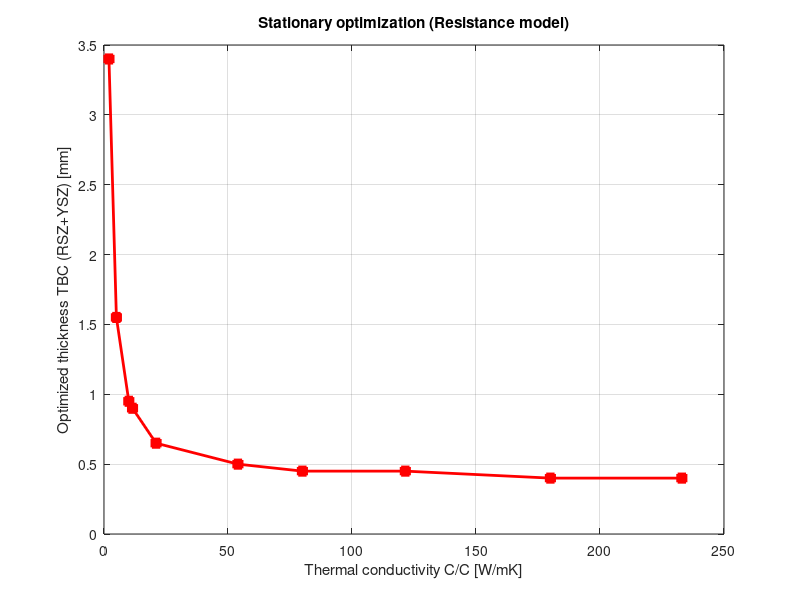

MATLAB code to generate this figure:
% BILAYER TBC WITH C/C - Resistance model (DEFINITIVO)
% ===============================================================
clear; clc; close all;

%% FIXED INPUT 
p_c     = 6.5e6;             
Tc      = 2836.99;           
gamma   = 1.1871;           
R_gas   = 8314 / 25.0;   
cp_g    = 2388;                        
mu_g    = 9.2063e-5;        
lambda_g= 0.38519;        
Pr_g    = mu_g * cp_g / lambda_g;  
M       = 0.313;            
r_t     = 0.1145 / 2;               
c_star  = 1509.9;
At_A    = 0.5;
rho_e   = 6.4843;
S       = 115;
Taw     = 2.8382e+03;     
Tw_CC   = 2200;   
Te      = 2812.44;

% Calculation h_g (Bartz)
T_ref_CC = 0.5 * Tw_CC + 0.5 * Te + 0.22 * (Taw - Te);
rho_ref_CC = rho_e / (Te / T_ref_CC);
mu_0 = 9.2624e-5;
mu_ref_CC = mu_0 * (T_ref_CC/Tc)^1.5 * (Tc+S)/(T_ref_CC+S);
h_g_CC = 0.026 / (2*r_t)^0.2 * (2).^0.1 * mu_0^0.2 * cp_g / Pr_g^0.6 * (p_c / c_star)^0.8 * (At_A)^0.9 * (rho_ref_CC/rho_e)^0.8 * (mu_ref_CC/mu_0)^0.2;

R_gas_res = 1 / h_g_CC;
h_air    = 500;   
T_air    = 288;    
R_air_res = 1 / h_air;

% Material properties [k, rho, cp]
mat.rsz = [0.6,   6500,  620];
mat.ysz = [0.9,   6000,  640]; 

L_cc   = 0.029;    % Calculated with sigma_yield,CC = 150 MPa, reduced to 100 
% MPa with FS = 1.5
k_wall_CC_vec = [2, 5, 10,11.5, 21, 54, 80, 121.5, 180, 233];

% Thickness search range[m]
L_rsz_search = 0.0001:0.00005:0.0030; 
L_ysz_search = 0.0001:0.00005:0.0030; 
T_limit  = 2200;       

%% Parametric loop over k
results = []; 
fprintf('%-10s | %-10s | %-10s | %-10s\n', 'k_CC', 'RSZ [mm]', 'YSZ [mm]', 'TOT [mm]');
fprintf('------------------------------------------------------------\n');

for k_idx = 1:length(k_wall_CC_vec)
    current_k_cc = k_wall_CC_vec(k_idx);
    R_cc_res = L_cc / current_k_cc;
    
    min_total = inf;
    best_combo = [0, 0];
    found = false;
    
    for L1 = L_rsz_search
        R_rsz = L1 / mat.rsz(1);
        for L2 = L_ysz_search
            R_ysz = L2 / mat.ysz(1);
            
            % Total resistance calculation
            R_tot = R_gas_res + R_rsz + R_ysz + R_cc_res + R_air_res;
            
            % Heat flux q
            q = (Taw - T_air) / R_tot;
            
            % TBC/metal interface temperature
            Tint = Taw - q * (R_gas_res + R_rsz + R_ysz);
            
            if Tint <= T_limit
                if (L1 + L2) < min_total
                    min_total = L1 + L2;
                    best_combo = [L1, L2];
                    found = true;
                end
                break; 
            end
        end
    end
    
    if found
        fprintf('%-10.1f | %-10.2f | %-10.2f | %-10.2f\n', ...
            current_k_cc, best_combo(1)*1e3, best_combo(2)*1e3, min_total*1e3);
        results = [results; current_k_cc, best_combo(1)*1e3, best_combo(2)*1e3, min_total*1e3];
    else
        fprintf('%-10.1f | %-33s\n', current_k_cc, 'NO SOLUTION');
    end
end

%% PLOT
fig1 = figure('Color', 'w');
plot(results(:,1), results(:,4), '-sr', 'LineWidth', 2, 'MarkerFaceColor', 'r');
grid on;
xlabel('Thermal conductivity C/C [W/mK]');
ylabel('Optimized thickness TBC (RSZ+YSZ) [mm]');
title('Stationary optimization (Resistance model)');

%% Save figure
results_dir = fullfile(fileparts(mfilename('fullpath')), 'results');
if ~exist(results_dir, 'dir')
    mkdir(results_dir);
end
set(fig1, 'Color', 'w');
exportgraphics(fig1, fullfile(results_dir, 'bilayer_cc_thickness_vs_conductivity.png'), ...
    'Resolution', 200, 'BackgroundColor', 'white');
fprintf('Figure saved to: %s\n', results_dir);
